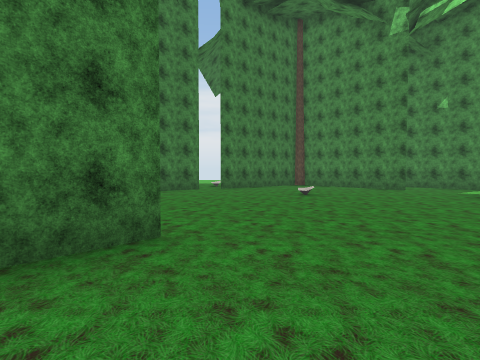
view 1 (above)

14 first-person views from a walk through a 3-D level made in the Unity game engine. The camera is 1.2 m above the floor, tilts 2° down and sees 85° across. The floor is counted in squares, 2 m on a side. Each view is taken from the middle of a square. On the plan, view 1 faces up. The plan holds only what a view shows up to about 9 squares ahead; the rest is blank. The place goes on beyond the plan. The player is left out. Some animated figures are left out. Some surface patterns are stand-ins.

view 2
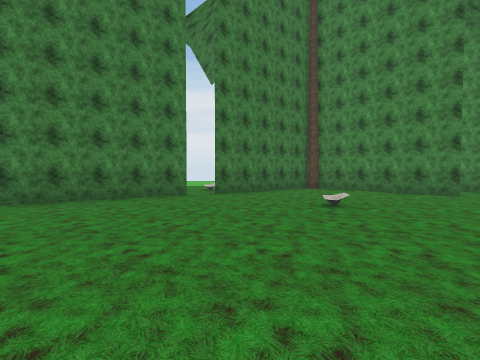

view 3
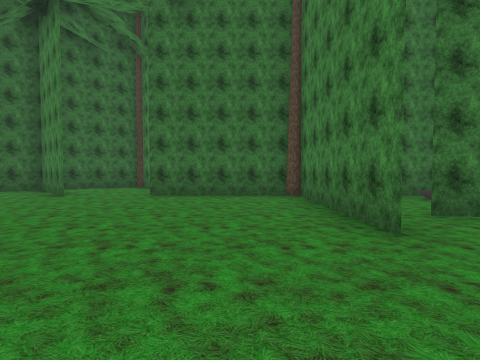

view 4
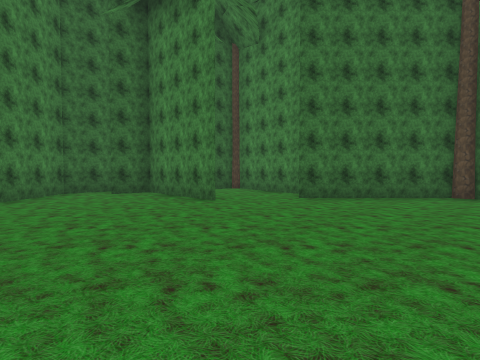

view 5
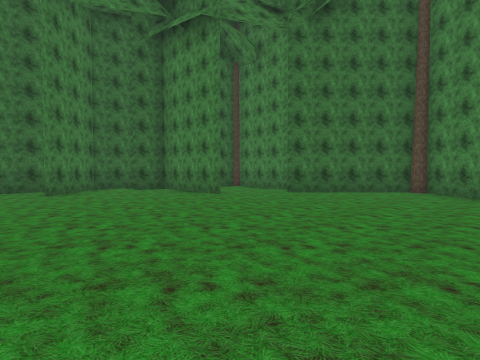

view 6
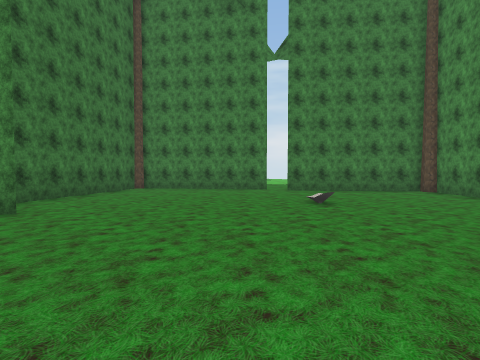

view 7
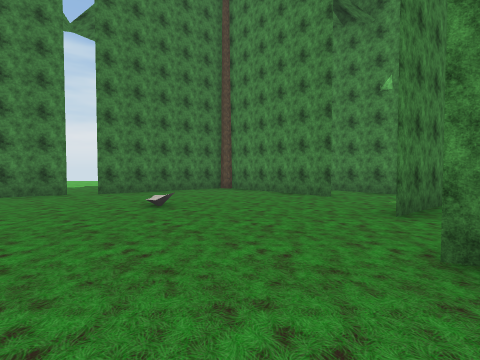

view 8
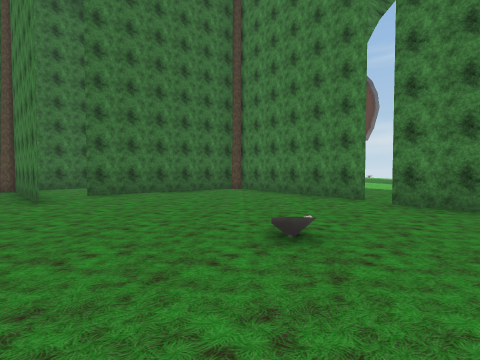

view 9
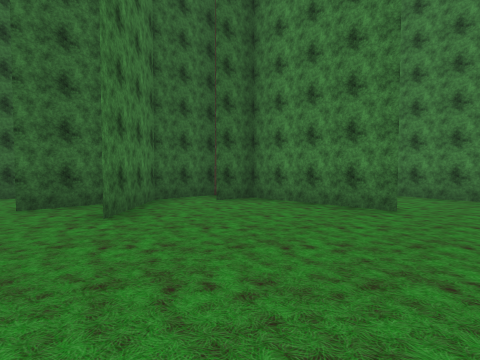

view 10
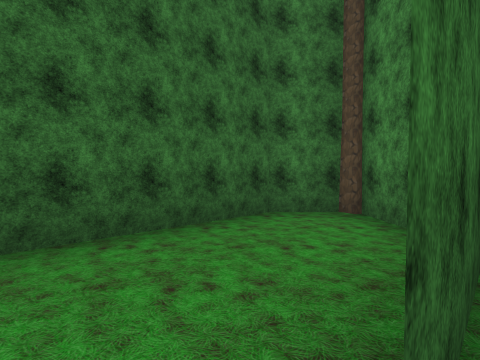

view 11
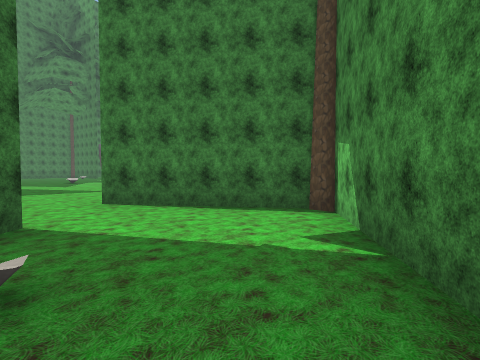

view 12
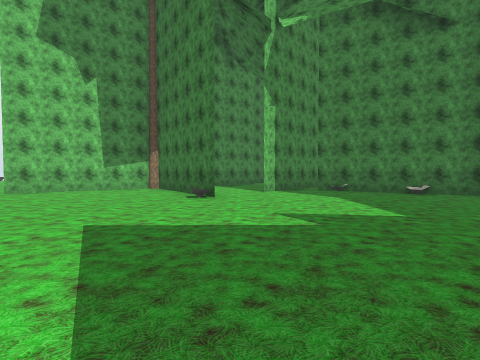

view 13
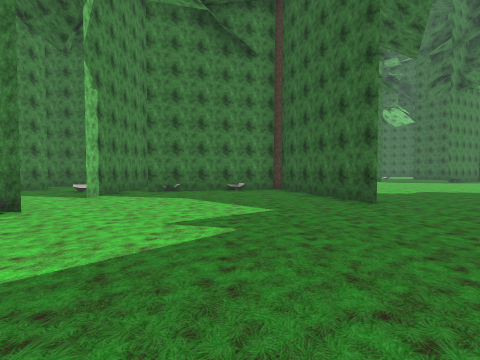

view 14
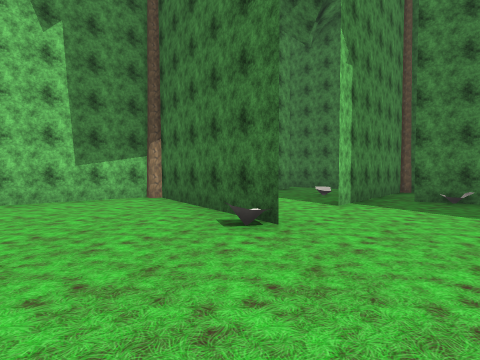

### Floor plan
Key: @ floor where view 1 was taken; # wall or solid block; . main floor; : floor 0.25 m higher than the main floor; O other object.
Columns run from 14 left of view 1 to 5 right of it. Each row starts with its distance up from view 1.
 11                 O#
 10            ..:#####
  9       .O   ...#...##
  8      ..##  ##......#
  7     ....####........
  6    ......O.........O
  5   .....####........#
  4  .....##..##........
  3 ...........O.......O
  2  .......##..#O.....
  1  ........#.##.......
  0  .......####..@.....
 -1  ..O...#####........
 -2  ..###.#   ##.......
 -3  ... #O#    #.......
 -4  ...        #.......
 -5  ...        #..#....
 -6   ..        #..#....
 -7             ####.#O.
 -8                ####.
 -9                #....
-10                O.OO
-11                  ##O

Where each view was taken, in squares from view 1:
view 1: 0 up, 0 right, facing up
view 2: 2 up, 0 right, facing up
view 3: 3 up, 2 right, facing down-left
view 4: 0 up, 4 right, facing down-left
view 5: 1 up, 5 right, facing down-left
view 6: 2 up, 4 right, facing up-left
view 7: 2 up, 3 right, facing up
view 8: 6 up, 4 right, facing left
view 9: 3 down, 5 right, facing down-left
view 10: 8 down, 5 right, facing down-left
view 11: 2 up, 3 left, facing up-left
view 12: 3 up, 14 left, facing right
view 13: 4 up, 13 left, facing down-right
view 14: 4 up, 11 left, facing right
